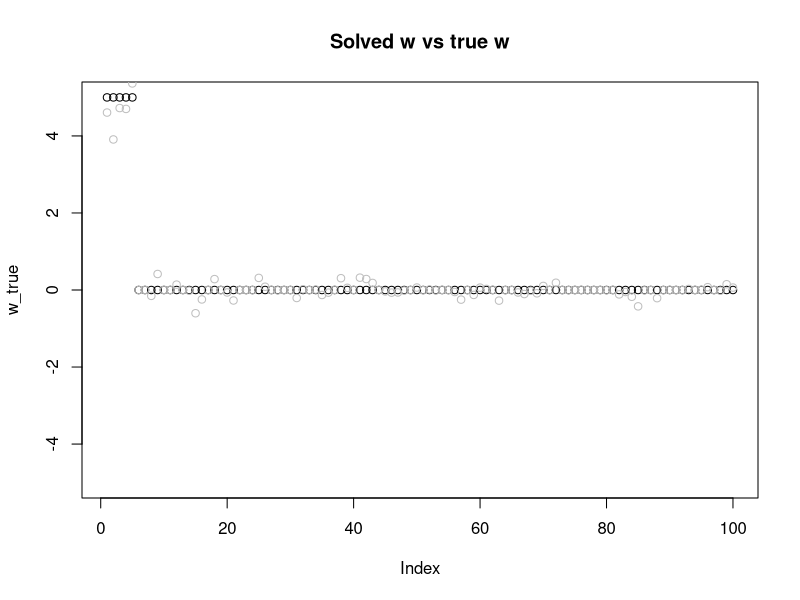
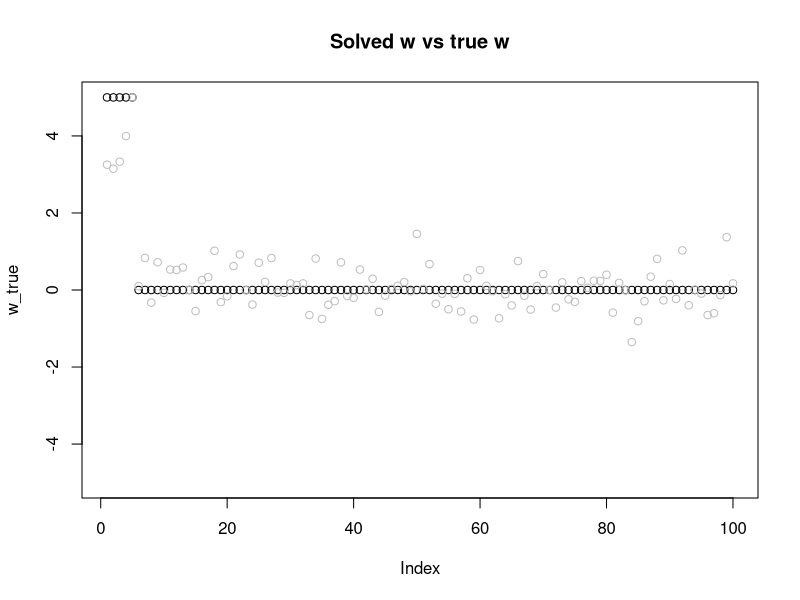
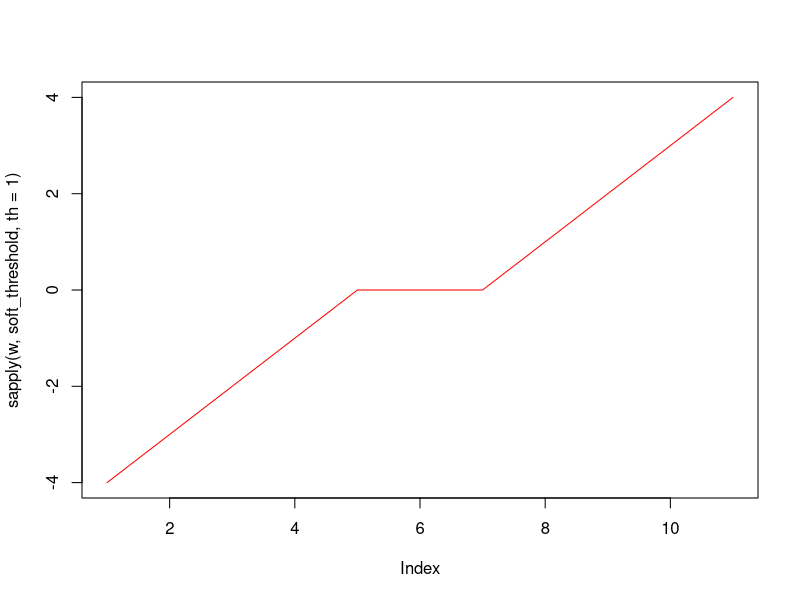

Recreate these plots in R, in order.
## ---- chunk 1
#n: number of observations
#p: dimensionality
gen_data <- function(n, p, sparsity, level){
    set.seed(44347)
    X = matrix(rnorm(n*p), n, p)
    w = c(rep(level, sparsity), rep(0,p - sparsity))
    Y = X%*%w + rnorm(n)
    training = list(X, Y, w)
    return(training)
}
## ---- chunk 2
lasso_loss <- function(w, lambda){
    loss <- sum((y - X%*%w)^2) + lambda * sum(abs(w))    
    return(loss)
}
## ---- chunk 3
training <- gen_data(50, 100, 5, 5)
X = training[[1]]
y = training[[2]]
w_true = training[[3]] 
## ---- chunk 4
opt1 <- optim(par = rep(0,100), lasso_loss, method= 'BFGS', lambda = 1)
opt1$par
## ---- chunk 5
plot(w_true, ylim = c(-5,5), main = "Solved w vs true w")
points(opt1$par, col = 'grey')
## ---- chunk 6
f_wrapper <- function(lambda_w){
    return(lasso_loss(lambda_w[-1], abs(lambda_w[1])))    
}
    
opt2 <- optim(par = c(1, rep(0,100)), f_wrapper, method= 'BFGS')
opt2$par
## ---- chunk 7
plot(w_true, ylim = c(-5,5), main="Solved w vs true w")
points(opt2$par[-1], col = 'grey')
## ---- chunk 8
soft_threshold <- function(w, th){
    if(abs(w) < th){
        return(0)
    }else{
        return(sign(w)*(abs(w)-th))
    }
}

w = -5:5
plot(sapply(w, soft_threshold, th=1), type='l', col='red')
## ---- chunk 9
lasso1d <- function(x1, y1, lambda){
    w = t(y1)%*%x1 / t(x1)%*%x1 
    return( soft_threshold(w, lambda/t(x1)%*%x1) )
}
lasso1d(X[,1], y, 1)
## ---- chunk 10
get_residual <- function(w, dim){
    w[dim] <- 0
    Y_pred <- X %*% w
    return(y - Y_pred)
}
## ---- chunk 11
coor_descent <-  function(w0, epsilon, lambda){
    w = w0
    w_prev = w0 + epsilon + 1
    while(sum(abs(w-w_prev) > epsilon)) {
        w_prev = w
        for(d in 1:length(w0)){
            rd = get_residual(w, d)
            xd = X[,d]
            w_OLS = t(xd) %*% rd / t(xd) %*% xd
            w[d] = soft_threshold(w_OLS, lambda/t(xd)%*%xd)
        } 
    }
    return(w)
}
## ---- chunk 12
w0 = rep(1, 100)
w_coor = coor_descent(w0, epsilon = 0.001, lambda = 1)
w_coor
## ---- chunk 13
L2 = numeric(51)
L2[1] = sum((w_coor - w_true)^2)
for(i in 50:3){
    X = X[-i,]
    y = y[-i]
    w = coor_descent(w0, epsilon = 0.001, lambda = 1)
    L2[i + 1] = sum((w - w_true)^2)
}
# With only one sample point
X = matrix(X[-2,], 1, 100)
y = y[-2]
w = coor_descent(w0, epsilon = 0.001, lambda = 1)
L2[2] = sum((w - w_true)^2)
# 0 sample point
L2[1] = sum((w0 - w_true)^2)
